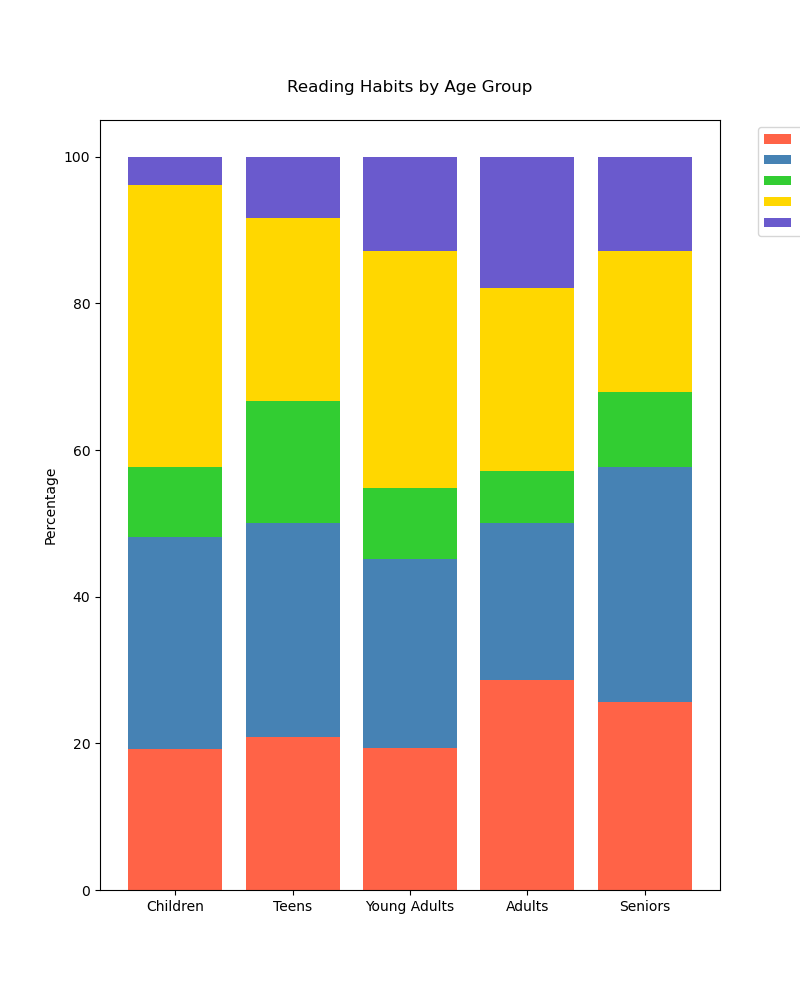

This figure's Python source:

import matplotlib.pyplot as plt
import numpy as np

# Data
age_groups = ['Children', 'Teens', 'Young Adults', 'Adults', 'Seniors']
books_read = np.array([10, 25, 30, 40, 20])
articles_read = np.array([15, 35, 40, 30, 25])
magazines_read = np.array([5, 20, 15, 10, 8])
blogs_read = np.array([20, 30, 50, 35, 15])
research_papers_read = np.array([2, 10, 20, 25, 10])

# Normalize data to 100%
total = books_read + articles_read + magazines_read + blogs_read + research_papers_read
books_read = books_read / total * 100
articles_read = articles_read / total * 100
magazines_read = magazines_read / total * 100
blogs_read = blogs_read / total * 100
research_papers_read = research_papers_read / total * 100

# Stack data
ind = np.arange(len(age_groups))
width = 0.8  # Width of the bars

# Plot
fig, ax = plt.subplots(figsize=(8, 10))

p1 = ax.bar(ind, books_read, width, color='#FF6347')
p2 = ax.bar(ind, articles_read, width, bottom=books_read, color='#4682B4')
p3 = ax.bar(ind, magazines_read, width, bottom=books_read+articles_read, color='#32CD32')
p4 = ax.bar(ind, blogs_read, width, bottom=books_read+articles_read+magazines_read, color='#FFD700')
p5 = ax.bar(ind, research_papers_read, width, bottom=books_read+articles_read+magazines_read+blogs_read, color='#6A5ACD')

ax.set_ylabel('Percentage')
ax.set_title('Reading Habits by Age Group', pad=20)
ax.set_xticks(ind)
ax.set_xticklabels(age_groups)
ax.legend((p1[0], p2[0], p3[0], p4[0], p5[0]), ('Books', 'Articles', 'Magazines', 'Blogs', 'Research Papers'), bbox_to_anchor=(1.05, 1), loc='upper left')

plt.show()
